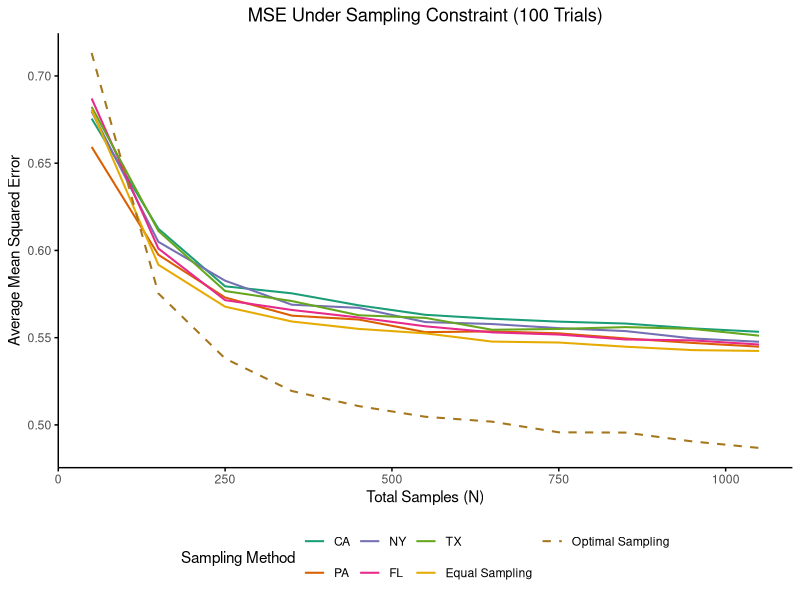

Generate this figure with R:
library(ggplot2)
library(RColorBrewer)
library(dplyr)
library(viridis)  

state_mapping <- c(
  '1' = 'AL',
  '2' = 'AK',
  '4' = 'AZ',
  '5' = 'AR',
  '6' = 'CA',
  '8' = 'CO',
  '9' = 'CT',
  '10' = 'DE',
  '11' = 'DC',
  '12' = 'FL',
  '13' = 'GA',
  '15' = 'HI',
  '16' = 'ID',
  '17' = 'IL',
  '18' = 'IN',
  '19' = 'IA',
  '20' = 'KS',
  '21' = 'KY',
  '22' = 'LA',
  '23' = 'ME',
  '24' = 'MD',
  '25' = 'MA',
  '26' = 'MI',
  '27' = 'MN',
  '28' = 'MS',
  '29' = 'MO',
  '30' = 'MT',
  '31' = 'NE',
  '32' = 'NV',
  '33' = 'NH',
  '34' = 'NJ',
  '35' = 'NM',
  '36' = 'NY',
  '37' = 'NC',
  '38' = 'ND',
  '39' = 'OH',
  '40' = 'OK',
  '41' = 'OR',
  '42' = 'PA',
  '44' = 'RI',
  '45' = 'SC',
  '46' = 'SD',
  '47' = 'TN',
  '48' = 'TX',
  '49' = 'UT',
  '50' = 'VT',
  '51' = 'VA',
  '53' = 'WA',
  '54' = 'WV',
  '55' = 'WI',
  '56' = 'WY',
  '72' = 'PR'
)

## Read in results from experiments
aggr_data <- read.csv("us_opt_samples_agg_all.csv")
individual_data <- read.csv("us_opt_samples_individual_all.csv")


## Prepare df for plotting
aggr_data$MSE.Type <- ifelse(aggr_data$MSE.Type == "Pooled MSE",
                            "Equal Sampling", "Optimal Sampling") 
individual_data$state <- state_mapping[match(individual_data$state, names(state_mapping))]
individual_data$Metric <- NULL
colnames(individual_data) <- colnames(aggr_data)
plot_data <- rbind(aggr_data,individual_data)
plot_data$MSE.Type <- factor(plot_data$MSE.Type,
                             levels = c("CA", "PA", "NY", "FL", "TX", "Equal Sampling", "Optimal Sampling"))


## 650 350
ggplot(plot_data, aes(x = N_seq, y = MSE.Value, color = MSE.Type, group = MSE.Type)) +
  # Add lines
  geom_line(aes(linetype = MSE.Type), linewidth = 0.7) +
  # Add titles and labels
  labs(
    title = 'MSE Under Sampling Constraint (100 Trials)',
    x = 'Total Samples (N)',
    y = 'Average Mean Squared Error',
    color = 'Sampling Method',
    linetype = 'Sampling Method'
  ) +
  scale_color_brewer(
    palette = "Dark2" 
  ) +
  scale_linetype_manual(values = c(
    "Equal Sampling" = "solid", 
    "Optimal Sampling" = "dashed",
    "CA" = "solid", 
    "PA" = "solid", 
    "NY" = "solid", 
    "FL" = "solid", 
    "TX" = "solid"
  )) +
  theme_minimal() +
  theme(
    panel.grid.major = element_blank(),
    panel.grid.minor = element_blank(),
    axis.line = element_line(color = "black"),
    axis.ticks = element_line(color = "black"),
    legend.position = "bottom",
    plot.title = element_text(hjust = 0.5)
  )
